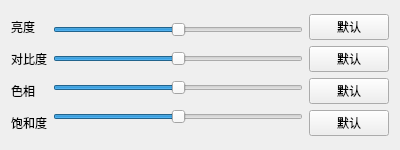
<?xml version="1.0" encoding="UTF-8"?>
<ui version="4.0">
 <class>OptionWidget</class>
 <widget class="QWidget" name="OptionWidget">
  <property name="geometry">
   <rect>
    <x>0</x>
    <y>0</y>
    <width>400</width>
    <height>150</height>
   </rect>
  </property>
  <property name="minimumSize">
   <size>
    <width>400</width>
    <height>150</height>
   </size>
  </property>
  <property name="maximumSize">
   <size>
    <width>400</width>
    <height>150</height>
   </size>
  </property>
  <property name="windowTitle">
   <string>OptionWidget</string>
  </property>
  <layout class="QGridLayout" name="gridLayout">
   <item row="0" column="0">
    <layout class="QHBoxLayout" name="horizontalLayout">
     <item>
      <layout class="QVBoxLayout" name="verticalLayout_3">
       <item>
        <widget class="QLabel" name="label">
         <property name="text">
          <string>亮度</string>
         </property>
        </widget>
       </item>
       <item>
        <widget class="QLabel" name="label_2">
         <property name="text">
          <string>对比度</string>
         </property>
        </widget>
       </item>
       <item>
        <widget class="QLabel" name="label_3">
         <property name="text">
          <string>色相</string>
         </property>
        </widget>
       </item>
       <item>
        <widget class="QLabel" name="label_4">
         <property name="text">
          <string>饱和度</string>
         </property>
        </widget>
       </item>
      </layout>
     </item>
     <item>
      <layout class="QVBoxLayout" name="verticalLayout">
       <item>
        <widget class="QSlider" name="brightnessSlider">
         <property name="minimum">
          <number>-100</number>
         </property>
         <property name="maximum">
          <number>100</number>
         </property>
         <property name="orientation">
          <enum>Qt::Horizontal</enum>
         </property>
        </widget>
       </item>
       <item>
        <widget class="QSlider" name="contrastSlider">
         <property name="minimum">
          <number>-100</number>
         </property>
         <property name="maximum">
          <number>100</number>
         </property>
         <property name="orientation">
          <enum>Qt::Horizontal</enum>
         </property>
        </widget>
       </item>
       <item>
        <widget class="QSlider" name="hueSlider">
         <property name="minimum">
          <number>-100</number>
         </property>
         <property name="maximum">
          <number>100</number>
         </property>
         <property name="orientation">
          <enum>Qt::Horizontal</enum>
         </property>
        </widget>
       </item>
       <item>
        <widget class="QSlider" name="saturationSlider">
         <property name="minimum">
          <number>-100</number>
         </property>
         <property name="maximum">
          <number>100</number>
         </property>
         <property name="orientation">
          <enum>Qt::Horizontal</enum>
         </property>
        </widget>
       </item>
      </layout>
     </item>
     <item>
      <layout class="QVBoxLayout" name="verticalLayout_2">
       <item>
        <widget class="QPushButton" name="brightnessDefaultBtn">
         <property name="text">
          <string>默认</string>
         </property>
        </widget>
       </item>
       <item>
        <widget class="QPushButton" name="contrastDefaultBtn">
         <property name="text">
          <string>默认</string>
         </property>
        </widget>
       </item>
       <item>
        <widget class="QPushButton" name="hueDefaultBtn">
         <property name="text">
          <string>默认</string>
         </property>
        </widget>
       </item>
       <item>
        <widget class="QPushButton" name="saturationDefaultBtn">
         <property name="text">
          <string>默认</string>
         </property>
        </widget>
       </item>
      </layout>
     </item>
    </layout>
   </item>
  </layout>
 </widget>
 <layoutdefault spacing="6" margin="11"/>
 <resources/>
 <connections/>
</ui>
